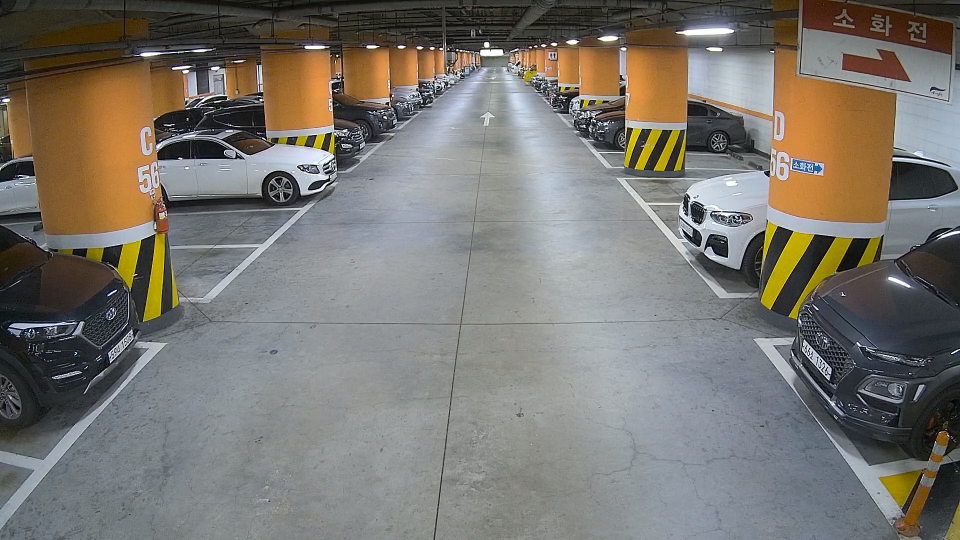
#> input picture 8. ROI & hough/images/perspective.jpg, 1920 x 1080 px (shown at 1/2 size)
$ python draw_the_lines_hough.py
#> lines starting #> are read from the running program, lines starting #| are printed output that depends on the picture; after the words box and inside, x2 and y2 are one past the last pixel; in counts of white or black regions, pixels touching at a corner belong together; long printed decimals are rounded
"""
   2 @file hough_lines.py
   3 @brief This program demonstrates line finding with the Hough transform
   4 """

import sys
import math
import cv2 as cv
import numpy as np

def main(argv):
    #default_file = '../9. perspective/perspective_dark.jpg'
    default_file = '../8. ROI & hough/images/perspective.jpg'
    filename = argv[0] if len(argv) > 0 else default_file

    # Loads an image
    src = cv.imread(cv.samples.findFile(filename), cv.IMREAD_GRAYSCALE)
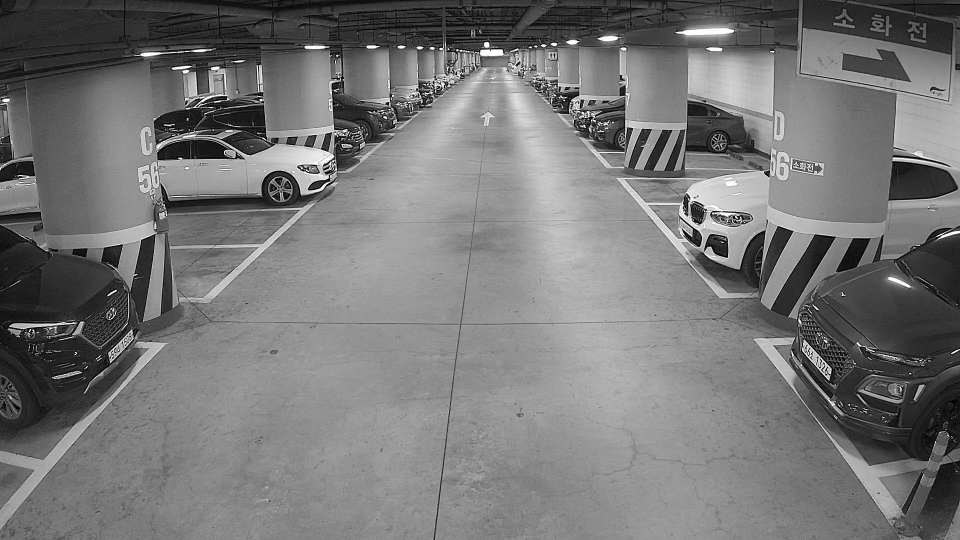
#> src: shape (1080, 1920) (shown at 1/2 size); min 0, max 255, mean 118

    # Check if image is loaded fine

    if src is None:
        print('Error opening image!')
        print('Usage: hough_lines.py [image_name -- default ' + default_file + '] \n')
        return -1
    ## [load]

    ## [edge_detection]
    # Edge detection
    blur = cv.GaussianBlur(src, (3, 3), 2)
    filter = cv.bilateralFilter(src, 9, 75, 75)
    dst = cv.Canny(src, 209, 617, None, 3)
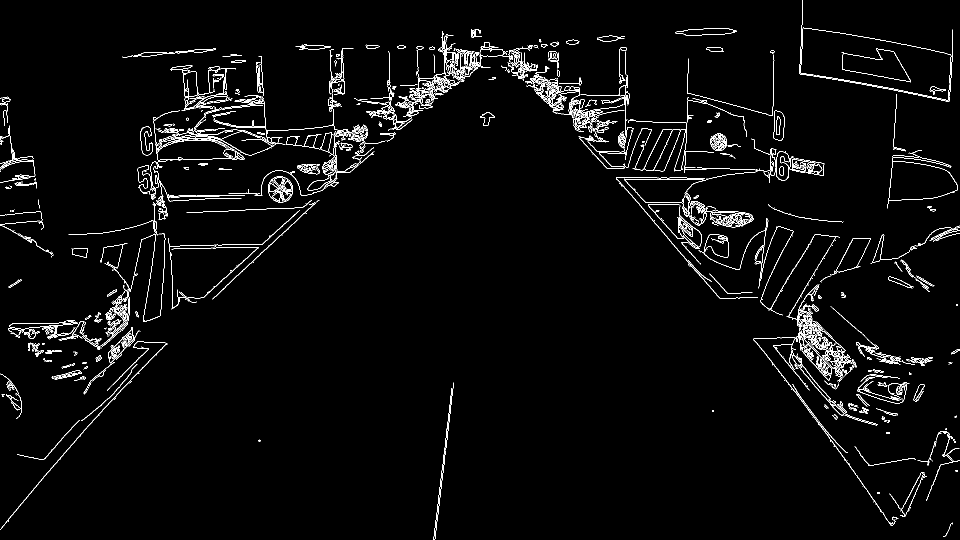
#> dst: shape (1080, 1920) (shown at 1/2 size); 2.7% white in thin lines or dots

    ## [edge_detection]

    # Copy edges to the images that will display the results in BGR

    cdst = cv.cvtColor(dst, cv.COLOR_GRAY2BGR)
#> cdst: shape (1080, 1920, 3); 2.7% white in thin lines or dots

    cdstP = np.copy(cdst)

    ## [hough_lines]
    # Standard Hough Line Transform
    list_of_lines = []
    lines = cv.HoughLines(dst, 1, np.pi / 180, 150, None, 0, 0)
#> lines = 411 rows, first 8: [727, 0.82], [-688, 2.41], [713, 0.838], [-717, 2.44], [-655, 2.36], [-857, 2.53], [-695, 2.43], [680, 0.698]
    list_of_lines.append(lines)
    ## [draw_lines]
    # Draw the lines

    if lines is not None:
        for i in range(0, len(lines)):
            rho = lines[i][0][0]
            theta = lines[i][0][1]
            a = math.cos(theta)
            b = math.sin(theta)
            x0 = a * rho
            y0 = b * rho
            pt1 = (int(x0 + 1000 * (-b)), int(y0 + 1000 * (a)))
            pt2 = (int(x0 - 1000 * (-b)), int(y0 - 1000 * (a)))
            cv.line(cdst, pt1, pt2, (0, 0, 255), 2, cv.LINE_AA)
#> this loop made 411 passes
#> (rho, theta, a, b, x0, y0, pt1, pt2) on passes 1 to 3: (727, 0.82, 0.682, 0.731, 495.8, 531.7, (-235, 1213), (1227, -150)), (-688, 2.41, -0.743, 0.669, 511.3, -460.4, (-157, -1203), (1180, 282)), (713, 0.838, 0.669, 0.743, 477.1, 529.9, (-266, 1198), (1220, -139))
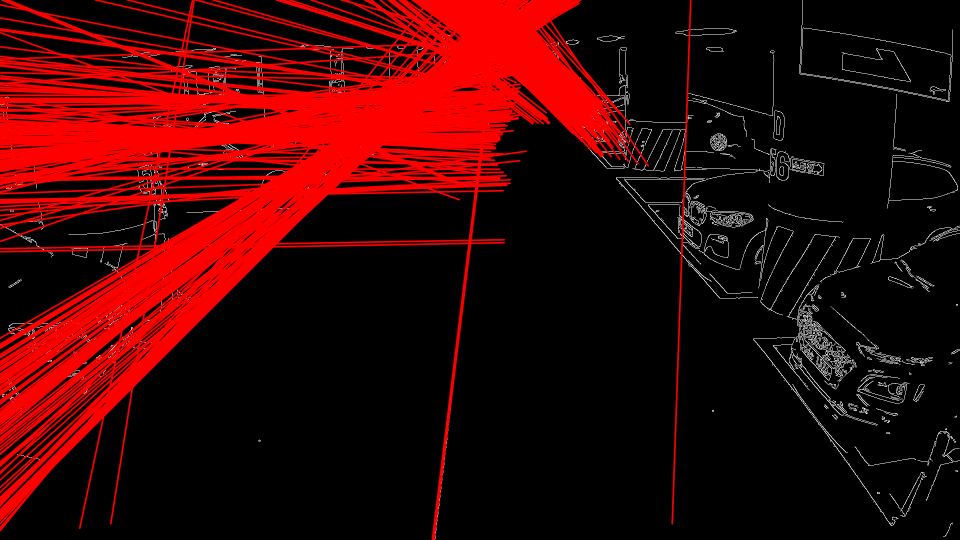
#> cdst: shape (1080, 1920, 3) (shown at 1/2 size); mean B, G, R 3.5, 3.5, 56
    ## [draw_lines]

    ## [hough_lines_p]
    # Probabilistic Line Transform

    linesP = cv.HoughLinesP(dst, 1, np.pi / 180, 50, None, 40, 15)
#> linesP = 799 rows, first 6: [1245, 355, 1401, 528], [405, 595, 621, 401], [425, 597, 635, 401], [1654, 868, 1783, 1051], [2, 1056, 133, 900], [1111, 157, 1212, 258]

    ## [hough_lines_p]
    ## [draw_lines_p]
    # Draw the lines

    if linesP is not None:
        for i in range(0, len(linesP)):
            l = linesP[i][0]
            cv.line(cdstP, (l[0], l[1]), (l[2], l[3]), (0, 0, 255), 3, cv.LINE_AA)
#> this loop made 799 passes
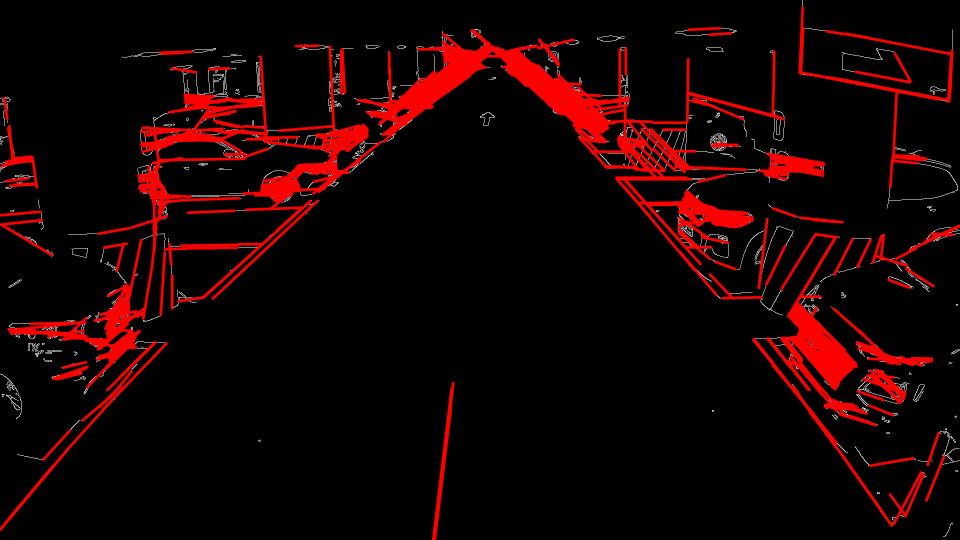
#> cdstP: shape (1080, 1920, 3) (shown at 1/2 size); mean B, G, R 1.8, 1.8, 23.2
    ## [draw_lines_p]
    ## [imshow]
    # Show results

    #cv.imshow("Source", src)
    #cv.imshow('Blur', blur)
    #cv.imshow('filter', filter)
    cv.imshow('Canny', dst)
    cv.imshow("Detected Lines (in red) - Standard Hough Line Transform", cdst)

    cv.imshow("Detected Lines (in red) - Probabilistic Line Transform", cdstP)
    ## [imshow]
    ## [exit]
    # Wait and Exit
    #print(type(list_of_lines))
    #print(type(list_of_lines[0]))
    print(list_of_lines[0][0])
#| [[727.           0.8203]]
    print(len(list_of_lines))
#| 1
    cv.waitKey()

    return 0
    ## [exit]


if __name__ == "__main__":
    main(sys.argv[1:])

$ run again, with 8. ROI & hough/images/parking_lot_4.PNG saved as 8. ROI & hough/images/perspective.jpg
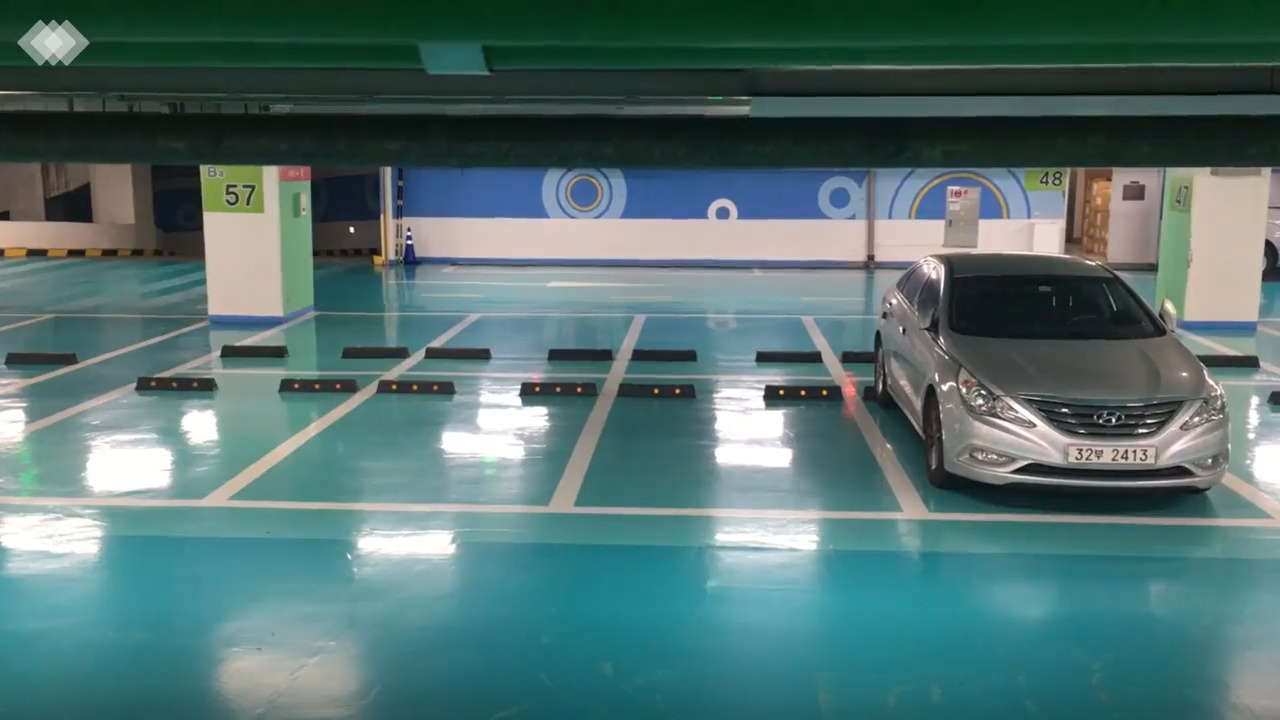
#> input picture 8. ROI & hough/images/parking_lot_4.PNG, 1280 x 720 px
#> dst: shape (720, 1280); 0.53% white in thin lines or dots, all inside (x1, y1, x2, y2) = (0, 19, 1279, 489)
#> lines = [[259, 1.57], [249, 1.59]]
#> the loop in main, `for i in range(0, len(lines)):` made 2 passes
#> (rho, theta, a, b, x0, y0, pt1, pt2) on passes 1 to 2: (259, 1.57, -4.37e-08, 1, -1.13e-05, 259, (-1000, 258), (999, 259)), (249, 1.59, -0.0175, 1, -4.35, 249, (-1004, 231), (995, 266))
#> after the loop in main, `for i in range(0, len(lines)):`:
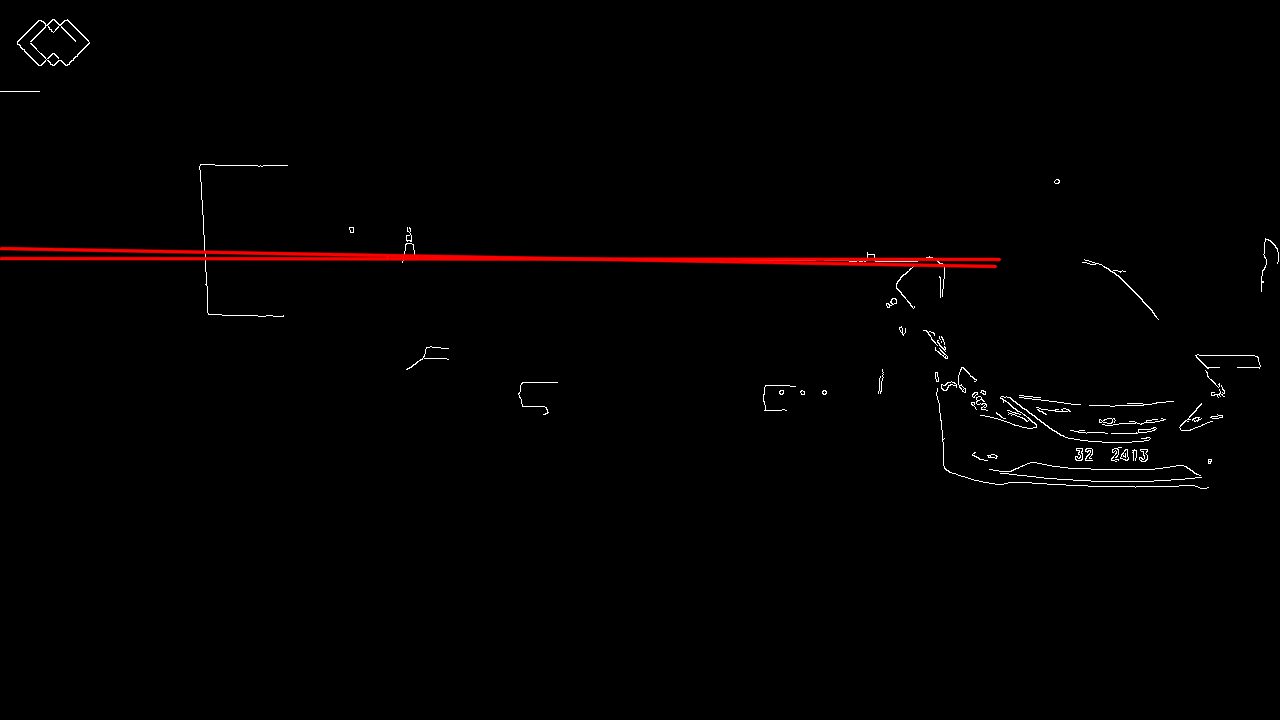
#> cdst: shape (720, 1280, 3); mean B, G, R 1.2, 1.2, 2.9
#> linesP = 27 rows, first 6: [568, 259, 740, 259], [403, 256, 530, 258], [1116, 486, 1172, 486], [200, 164, 208, 314], [741, 260, 875, 260], [1008, 482, 1097, 486]
#> the loop in main, `for i in range(0, len(linesP)):` made 27 passes
#> after the loop in main, `for i in range(0, len(linesP)):`:
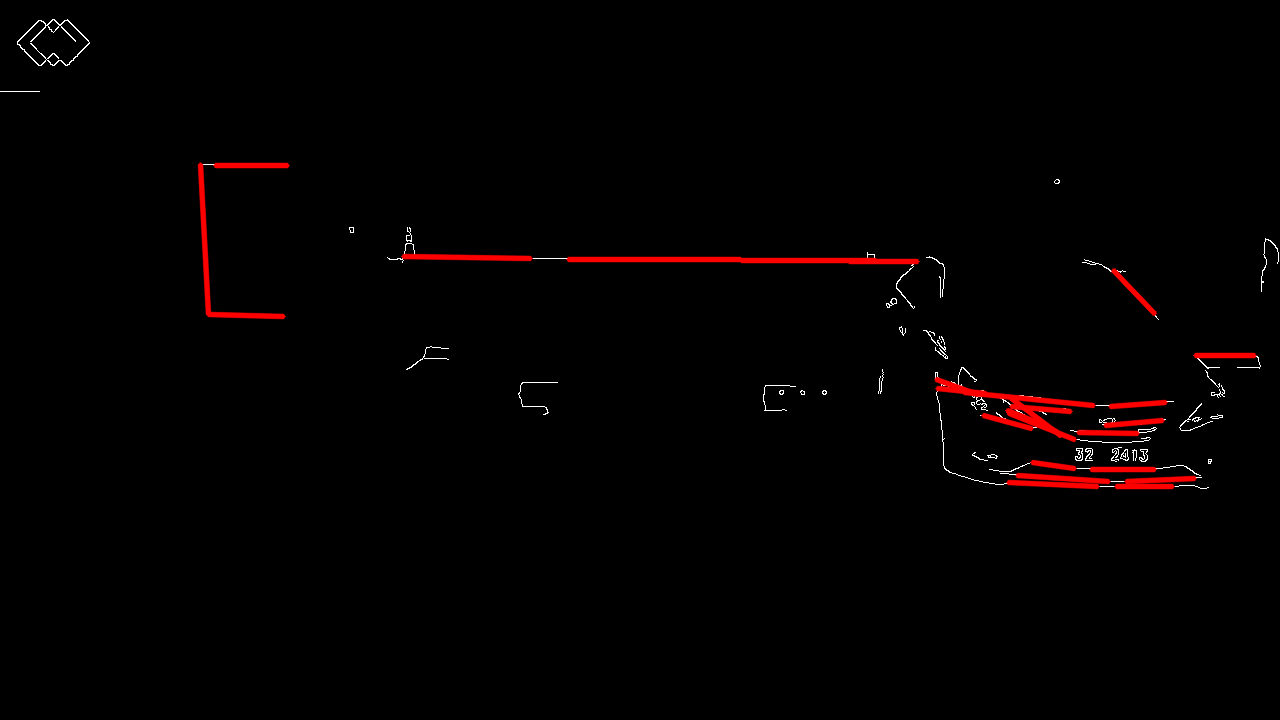
#> cdstP: shape (720, 1280, 3); mean B, G, R 0.8, 0.8, 3.7
#| [[259.          1.571]]
#| 1

$ run again, with 8. ROI & hough/images/parking_lot_5.PNG saved as 8. ROI & hough/images/perspective.jpg
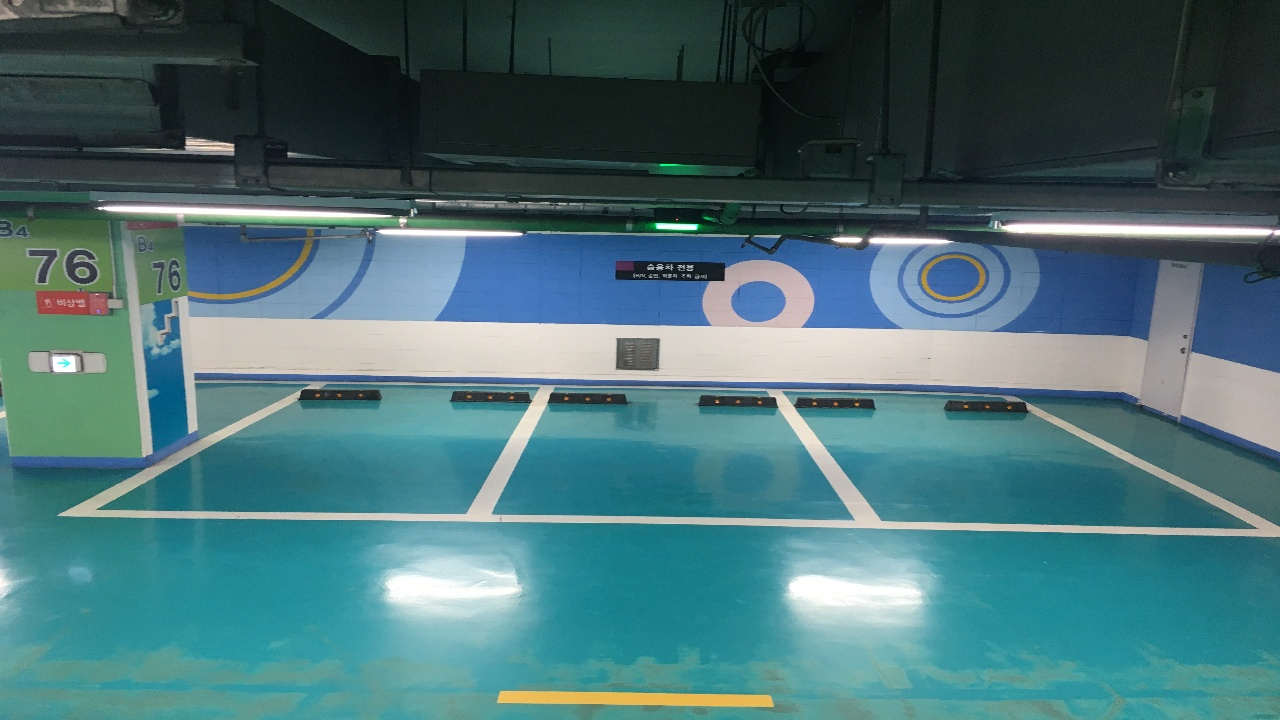
#> input picture 8. ROI & hough/images/parking_lot_5.PNG, 1280 x 720 px
#> dst: shape (720, 1280); 0.74% white in thin lines or dots, all inside (x1, y1, x2, y2) = (51, 136, 1280, 530)
#> lines = [[505, 1.59], [383, 1.59], [222, 1.59], [377, 1.59], [-101, 2.04], [200, 1.61], [205, 1.59]]
#> the loop in main, `for i in range(0, len(lines)):` made 7 passes
#> (rho, theta, a, b, x0, y0, pt1, pt2) on passes 1 to 6: (505, 1.59, -0.0175, 1, -8.81, 504.9, (-1008, 487), (991, 522)), (383, 1.59, -0.0175, 1, -6.68, 382.9, (-1006, 365), (993, 400)), (222, 1.59, -0.0175, 1, -3.87, 222, (-1003, 204), (995, 239)), (377, 1.59, -0.0175, 1, -6.58, 376.9, (-1006, 359), (993, 394)), (-101, 2.04, -0.454, 0.891, 45.85, -89.99, (-845, -543), (936, 363)), (200, 1.61, -0.0349, 0.999, -6.98, 199.9, (-1006, 164), (992, 234))
#> after the loop in main, `for i in range(0, len(lines)):`:
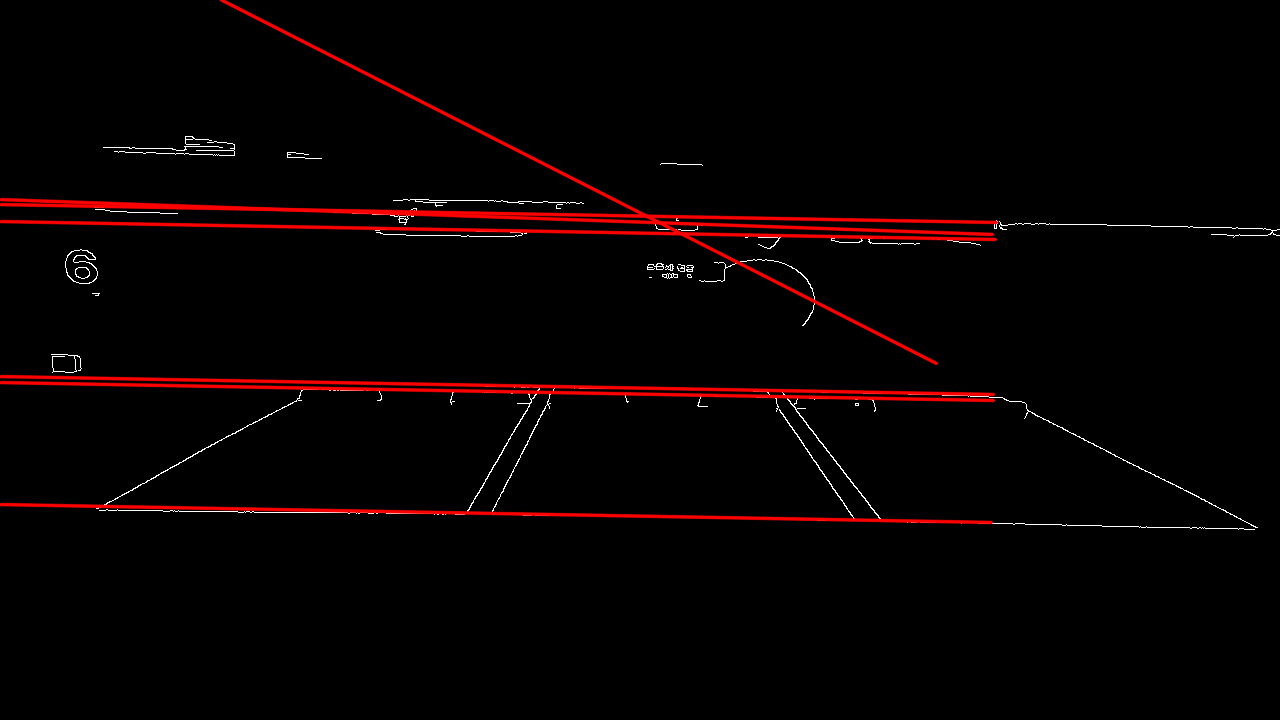
#> cdst: shape (720, 1280, 3); mean B, G, R 1.3, 1.3, 7.4
#> linesP = 46 rows, first 6: [883, 521, 1066, 524], [825, 398, 867, 398], [275, 210, 332, 211], [835, 237, 936, 238], [106, 509, 295, 512], [728, 390, 907, 393]
#> the loop in main, `for i in range(0, len(linesP)):` made 46 passes
#> after the loop in main, `for i in range(0, len(linesP)):`:
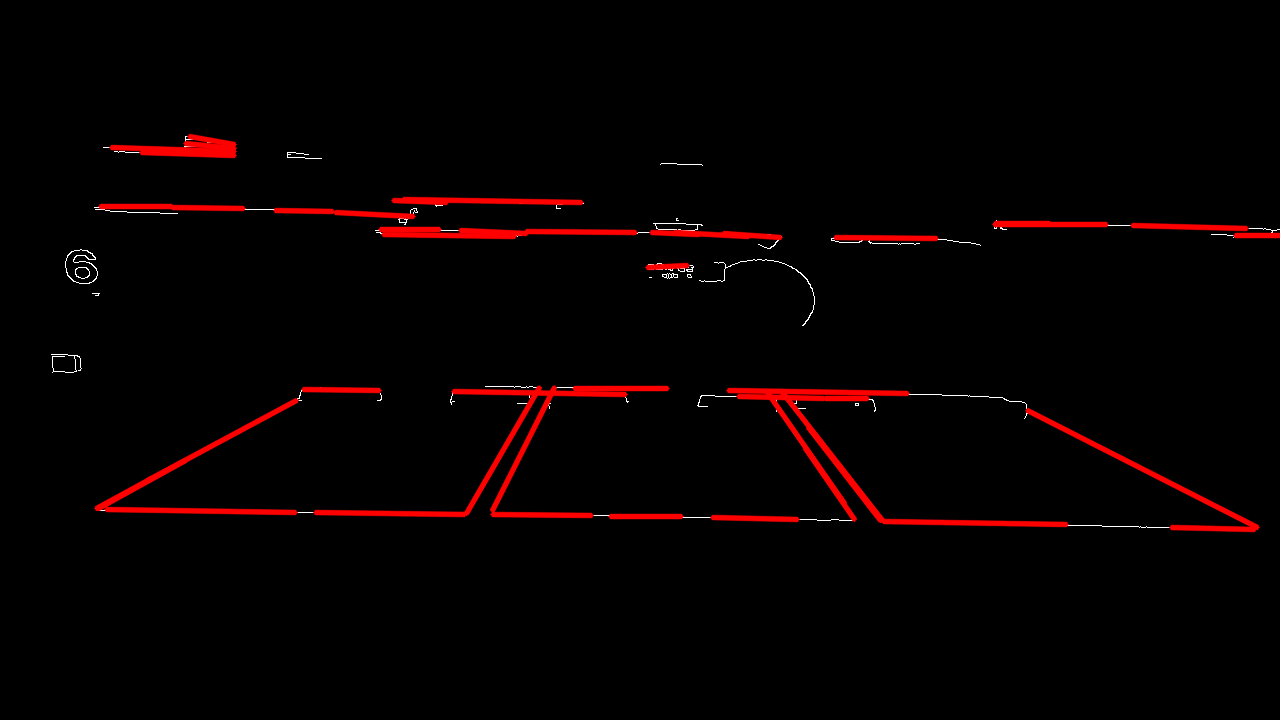
#> cdstP: shape (720, 1280, 3); mean B, G, R 0.6, 0.6, 7
#| [[505.          1.588]]
#| 1
